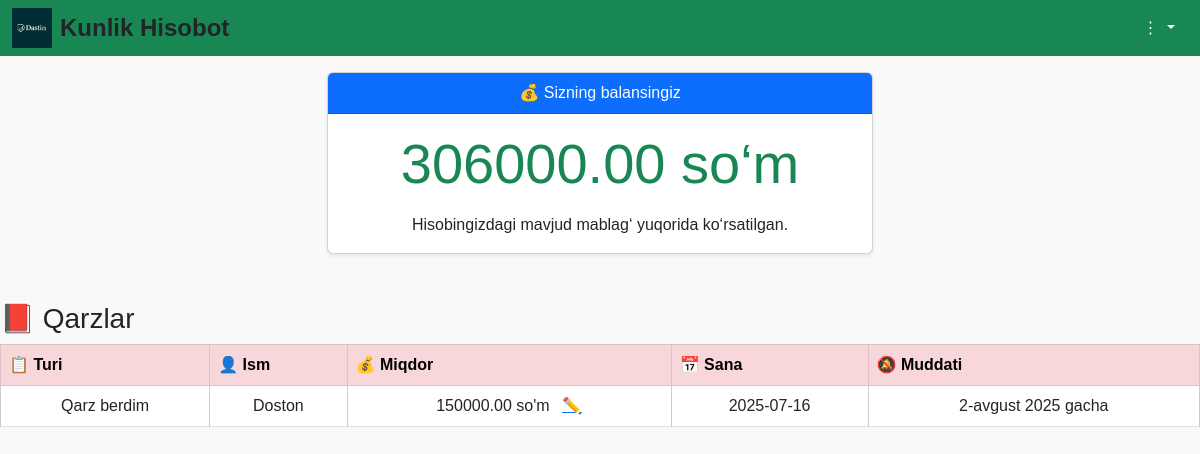
The page /api/qarzlar/6671099919/ on the database its author committed.
### botapp/models.py (models this page shows, shortened)
class QarzBerdim(models.Model):
    user = models.ForeignKey(User, on_delete=models.CASCADE)
    person_name = models.CharField(max_length=100)
    amount = models.DecimalField(max_digits=12, decimal_places=2, default=0)
    date = models.DateTimeField(auto_now_add=True)
    date_text = models.CharField(max_length=100, blank=True, null=True)  # Sana matni
    is_deleted = models.BooleanField(default=False)
    delete_date = models.DateTimeField(null=True, blank=True)
    class Meta:
        verbose_name = "Qarz Berdim"
        verbose_name_plural = "Qarz Berdimlar"

### botapp/views.py (the view)
# urls.py: path('qarzlar/<int:telegram_id>/', views.statistika, name='qarzlar'),
def statistika(request, telegram_id):
    global balance, balance_sum, qarz_berganlar, qarz_olganlar, real_balance
    try:
        user = User.objects.get(telegram_id=telegram_id)
    except User.DoesNotExist:
        return render(request, "qarzlar.html", {"kunlik_malumotlar": []})
    expenses = Expense.objects.filter(user=user)
    kunlar = defaultdict(list)
    for e in expenses:
        sana = localtime(e.date).date()
        kunlar[sana].append(e)
    tartiblangan = []
    for sana, es in sorted(kunlar.items(), key=lambda x: x[0], reverse=False):
        xarajatlar = [e for e in es if e.category == "Xarajat"]
        qarzlar = [e for e in es if e.category == "Qarz"]
        balans = sum(parse_int(e.text) for e in es if e.category in ["Balance"])
        jami = sum(parse_int(e.text) for e in es if e.category in ["Xarajat", "Qarz"])
        balanslar = balans - jami
        tartiblangan.append({
            "sana": sana,
            "xarajatlar": xarajatlar,
            "qarzlar": qarzlar,
            "jami": jami,
            "balance": balanslar
        })
    qarz_berganlar = QarzBerdim.objects.filter(user=user, is_deleted=False).order_by('-date')
    qarz_olganlar = QarzOldim.objects.filter(user=user, is_deleted=False).order_by('-id')
    balance_expenses = Expense.objects.filter(user=user, category="Balance")
    xarajatlar = Expense.objects.filter(user=user).exclude(category="Balance")
    balance_sum = sum(e.amount for e in balance_expenses)
    expenses_sum = sum(e.amount for e in xarajatlar)
    qarz_olgan_sum = sum(q.amount for q in qarz_olganlar)
    qarz_bergan_sum = sum(q.amount for q in qarz_berganlar)
    real_balance = balance_sum + qarz_olgan_sum - qarz_bergan_sum - expenses_sum
    return render(request, "qarzlar.html", {
        "kunlik_malumotlar": tartiblangan,
        "telegram_id": telegram_id,
        "balance": real_balance if real_balance > 0 else 0,
        "qarz_berganlar": qarz_berganlar,
        "qarz_olganlar": qarz_olganlar,
    })

### botapp/views.py (called while the page is built)
def parse_int(text):
    import re
    try:
        return int(re.sub(r"[^\d]", "", text))
    except:
        return 0

### templates/qarzlar.html (shortened to what this page needs)
{% load static %}
<!DOCTYPE html>
<html lang="uz">
<head>
    <link href="https://cdn.jsdelivr.net/npm/bootstrap@5.3.0/dist/css/bootstrap.min.css" rel="stylesheet">
    </head>
    <body style="margin:0; padding:0;">
    <nav class="navbar navbar-dark bg-success sticky-top">
    <div class="container-fluid d-flex justify-content-between align-items-center">
    <div class="d-flex align-items-center text-dark">
      <img src="{% static 'logo.png' %}" alt="Logo" width="40" height="40" class="me-2">
      <span class="fs-4 fw-bold">Kunlik Hisobot</span>
    </div>
    <div class="dropdown">
      <button class="btn btn-success text-white dropdown-toggle" type="button" id="dropdownMenuButton" data-bs-toggle="dropdown" aria-expanded="false">
        ⋮
      </button>
    </div>
    </div>
    </nav>
    <div class="container mt-3">
    <div class="row justify-content-center">
        <div class="col-md-6">
            <div class="card text-center shadow-sm">
                <div class="card-header bg-primary text-white">
                    💰 Sizning balansingiz
                </div>
                <div class="card-body">
                    <h1 class="display-4 text-success"> <strong>{{ balance }}</strong> so‘m</h1>
                    <p class="card-text mt-3">Hisobingizdagi mavjud mablag‘ yuqorida ko‘rsatilgan.</p>
                </div>
            </div>
        </div>
    </div>
</div>
<h3 class="mt-5">📕 Qarzlar</h3>
<table class="table table-bordered">
    <thead class="table-danger">
        <tr>
            <th>📋 Turi</th>
            <th>👤 Ism</th>
            <th>💰 Miqdor</th>
            <th>📅 Sana</th>
            <th>🔕 Muddati</th>
        </tr>
    </thead>
    <tbody>
        {% for item in qarz_berganlar %}
        <tr>
            <td>Qarz berdim</td>
            <td>{{ item.person_name }}</td>
            <td>
                {{ item.amount }} so'm
                <a href="{% url 'edit_expense' item.id %}" class="ms-2">✏️</a>
            </td>
            <td>{{ item.date|date:"Y-m-d" }}</td>
            <td>{{ item.date_text }} gacha</td>
        </tr>
        {% endfor %}
    </tbody>
</table>
</body>
</html>

### templates/qarzlar.html (style rules this page uses)
body { font-family: Arial; padding: 30px; background-color: #f9f9f9; }
table { margin: auto; width: 80%; border-collapse: collapse; }
th { background-color: #28a745; color: white; padding: 10px; }
td { border: 1px solid #ccc; padding: 12px; text-align: center; }

### rows shown on the page
QarzBerdim: person_name "Doston", amount "150000.00", date "2025-07-16", date_text "2-avgust 2025"

### other values the page prints
{{ balance }} "306000.00"
